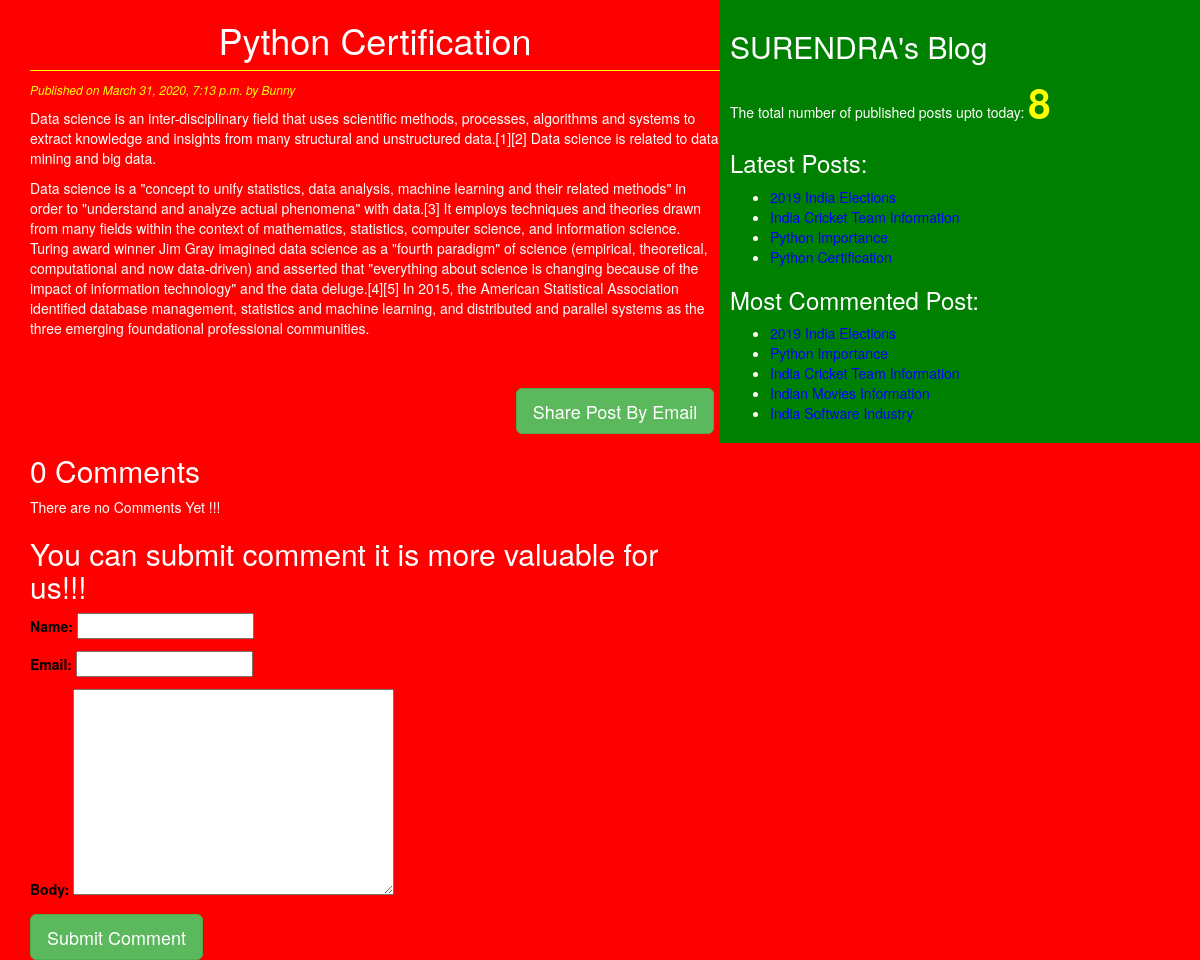
/2020/03/31/python-certification/, run on the app's committed database.
### blog/models.py (models this page shows, shortened)
class Post(models.Model):
    STATUS_CHOICES=(('draft','Draft'),('published','Published'))
    title=models.CharField(max_length=256)
    slug=models.SlugField(max_length=264,unique_for_date='publish')
    author=models.ForeignKey(User,related_name='blog_posts',on_delete=models.DO_NOTHING)
    body=models.TextField()
    publish=models.DateTimeField(default=timezone.now)
    created=models.DateTimeField(auto_now_add=True)
    updated=models.DateTimeField(auto_now=True)
    status=models.CharField(max_length=10,choices=STATUS_CHOICES,default='draft')
    objects=CustomManager()
    tags=TaggableManager()
    class Meta:
        ordering=('-publish',)
    def get_absolute_url(self):
        return reverse('post_detail',args=[self.publish.year,self.publish.strftime('%m'),self.publish.strftime('%d'),
        self.slug])

### blog/views.py (the view)
# urls.py: re_path(r'^(?P<year>\d{4})/(?P<month>\d{2})/(?P<day>\d{2})/(?P<post>[-\w]+)/$', views.post_detail_view,name="post_detail"),
def post_detail_view(request,year,month,day,post):
        post=get_object_or_404(Post,slug=post,
                                    status="published",
                                    publish__year=year,
                                    publish__month=month,
                                    publish__day=day)
        comments=post.comments.filter(active=True)
        csubmit=False
        if request.method=='POST':
            form=CommentForm(request.POST)
            if form.is_valid():
                new_comment=form.save(commit=False)
                new_comment.post=post
                new_comment.save()
                csubmit=True
        else:
            form=CommentForm()
        return render(request,'blog/post_detail.html',{'post':post,'form':form,'csubmit':csubmit,'comments':comments})

### blog/forms.py
class CommentForm(forms.ModelForm):
    class Meta:
        model=Comment
        fields=('name','email','body')

### blog/models.py (called while the page is built)
    def get_queryset(self):
        return super().get_queryset().filter(status="published")

### blog/templatetags/blog_tags.py (called while the page is built)
@register.simple_tag(name='my_tag')
def total_posts():
    return Post.objects.count()

@register.inclusion_tag('blog/latest_posts123.html')
def show_latest_post(count=3):
    latest_posts=Post.objects.order_by('-publish')[:count]
    return {'latest_posts':latest_posts}

@register.simple_tag
def get_most_commented_posts(count=5):
    return Post.objects.annotate(total_comments=Count('comments')).order_by('-total_comments')[:count]

### templates/blog/post_detail.html (shortened to what this page needs)
<!DOCTYPE html>
{%extends 'blog/base.html'%}
    {%block content%}
        <h1>{{post.title}}</h1>
        <p id="date">Published on {{post.publish}} by {{post.author|title}}</p>
        {{post.body|linebreaks}}<br><br>
        <div class="container" align='center'>
            <a href="/{{post.id}}/share" class="btn btn-lg btn-success">Share Post By Email</a>
        </div>
    {%with comments.count as comments_count%}
      <h2>{{comments_count}} Comment{{comments_count|pluralize}}</h2>
    {%endwith%}
    {%if comments%}
      {%for comment in comments%}
          <p id="ch">Comment {{forloop.counter}} by {{comment.name}} on {{comment.created}}</p>
          <div class="cb">{{comment.body|linebreaks}}</div>
      {%endfor%}
      <hr>
      {%else%}
        <p>There are no Comments Yet !!!</p>
    {%endif%}
    {%if csubmit%}
        <h2>Your Comment Added Successfully</h2>
        {%else%}
        <h2>You can submit comment it is more valuable for us!!!</h2>
        <form method="post">
            {{form.as_p}}
            <input type="submit"  class="btn btn-success btn-lg"value="Submit Comment">
        </form>
    {%endif%}
  {%endblock%}

### templates/blog/base.html (shortened to what this page needs)
<!DOCTYPE html>
{%load blog_tags%}
{%load static%}
<html lang="en" dir="ltr">
  <head>
    <link rel="stylesheet" href="https://maxcdn.bootstrapcdn.com/bootstrap/3.3.7/css/bootstrap.min.css"
>
    <link rel="stylesheet" href="{% static "css/blog.css" %}">
  </head>
  <body>
    <div class="content">
        {%block content%}{%endblock%}
    </div>
    <div class="sidebar">
        <h2>SURENDRA's Blog</h2>
        <p>The total number of published posts upto  today: <span id="pcount">{%my_tag%}</span> </p>
        <h3>Latest Posts:</h3>{%show_latest_post 4%}
        <h3>Most Commented Post:</h3>
          {%get_most_commented_posts as most_commented_posts%}
          <ul>
            {%for post in most_commented_posts%}
              <li><a href="{{post.get_absolute_url}}">{{post.title}}</a></li>
            {%endfor%}
          </ul>
    </div>
  </body>
</html>

### templates/blog/latest_posts123.html
<ul>
  {%for post in latest_posts%}
    <li><a href="{{post.get_absolute_url}}">{{post.title}}</a></li>
  {%endfor%}
</ul>

### static/css/blog.css (style rules this page uses)
.content { width: 60%; height: 100%; float: left; padding: 0 0 0 30px; background: red; }
.sidebar { width: 40%; height: 100%; float: right; padding: 10px; background: green; }
h1 { text-align: center; border-bottom: 1px solid yellow; padding-bottom: 10px; }
body { color: white; background-color: red; }
#date { color: yellow; font-size: 12px; font-style: italic; }
a { color: blue; }
form { color: Black; }
#pcount { font-size: 40px; color: yellow; font-weight: bold; }

### data on the page
Post: title "Python Certification", publish "March 31, 2020, 7:13 p.m.", author "Bunny", body "Data science is an inter-disciplinary field that uses scientific methods, processes, algorithms and systems to extract knowledge and insights from many structural and unstructured data.[1][2] Data science is related to data mining and big data. Data science is a \"concept to unify statistics, data analysis, machine learning and their related methods\" in order to \"understand and analyze actual phenomena\" with data.[3] It employs techniques and theories drawn from many fields within the context of mathematics, statistics, computer science, and information science. Turing award winner Jim Gray imagined data science as a \"fourth paradigm\" of science (empirical, theoretical, computational and now…"
Post: title "2019 India Elections"
Post: title "India Cricket Team Information"
Post: title "Python Importance"
Post: title "Indian Movies Information"
Post: title "India Software Industry"

### other printed values
{{ comments_count }} "0"
